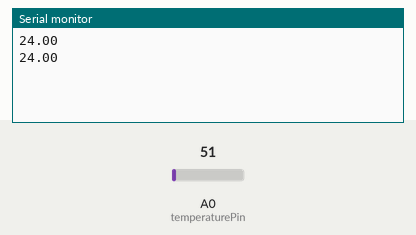
The sketch below on a simulated Arduino Uno, built with avr-gcc and run on an emulated ATmega328P. Parts: the last lines printed to the serial monitor. The test bench sets the inputs (shaded band); at power-on: A0 (temperaturePin) = 51.

Above: at 1.8 s.
1.9 s: A0 (temperaturePin) set to 61
At 2.5 s:
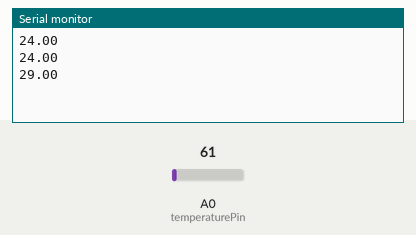
3.4 s: A0 (temperaturePin) set to 71
At 4.8 s:
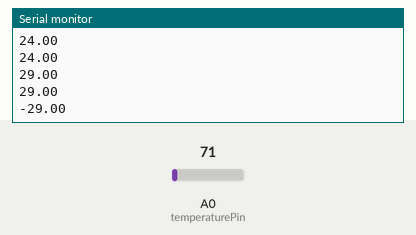
Timing chart, 0 to 6.4 s (numbered marks = the images above; inputs shaded):
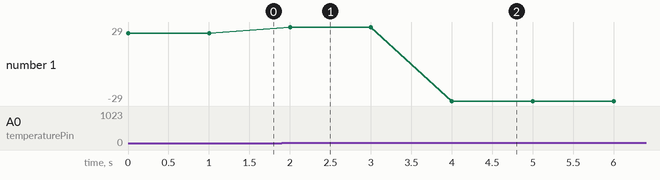

The sketch:

temperature_sensor.ino
```cpp
const int temperaturePin = A0; //The middle pin in the sensor connects to A0
// Note : using LM35 temperature sensor
void setup() {
  pinMode(temperaturePin, INPUT);
  Serial.begin(9600);
}

void loop() {
  int temp = analogRead(temperaturePin);
  float volts = (temp *500 )/ 1023;  // convert to celcius
  float celcius = volts;
  Serial.println(celcius);
  delay(1000);
}
```

Measured:
- after the input at 1.9 s, the serial monitor: prints a new line after 0.10 s (image 1)
- after the input at 3.4 s, the serial monitor: prints a new line after 0.60 s (image 2)
- plotted number 1: 24 → 29 after the input at 1.9 s, 29 → -29 after the input at 3.4 s
